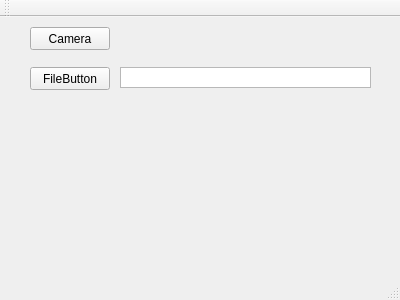
<?xml version="1.0" encoding="UTF-8"?>
<ui version="4.0">
 <class>MainWindow</class>
 <widget class="QMainWindow" name="MainWindow">
  <property name="geometry">
   <rect>
    <x>0</x>
    <y>0</y>
    <width>400</width>
    <height>300</height>
   </rect>
  </property>
  <property name="windowTitle">
   <string>MainWindow</string>
  </property>
  <widget class="QWidget" name="centralWidget">
   <widget class="QPushButton" name="CameraBtn">
    <property name="geometry">
     <rect>
      <x>30</x>
      <y>10</y>
      <width>80</width>
      <height>23</height>
     </rect>
    </property>
    <property name="text">
     <string>Camera</string>
    </property>
   </widget>
   <widget class="QPushButton" name="FileButton">
    <property name="geometry">
     <rect>
      <x>30</x>
      <y>50</y>
      <width>80</width>
      <height>23</height>
     </rect>
    </property>
    <property name="text">
     <string>FileButton</string>
    </property>
   </widget>
   <widget class="QTextBrowser" name="OpenFileBrowser">
    <property name="geometry">
     <rect>
      <x>120</x>
      <y>50</y>
      <width>251</width>
      <height>21</height>
     </rect>
    </property>
    <property name="verticalScrollBarPolicy">
     <enum>Qt::ScrollBarAlwaysOff</enum>
    </property>
   </widget>
  </widget>
  <widget class="QMenuBar" name="menuBar">
   <property name="geometry">
    <rect>
     <x>0</x>
     <y>0</y>
     <width>400</width>
     <height>20</height>
    </rect>
   </property>
  </widget>
  <widget class="QToolBar" name="mainToolBar">
   <attribute name="toolBarArea">
    <enum>TopToolBarArea</enum>
   </attribute>
   <attribute name="toolBarBreak">
    <bool>false</bool>
   </attribute>
  </widget>
  <widget class="QStatusBar" name="statusBar"/>
 </widget>
 <layoutdefault spacing="6" margin="11"/>
 <resources/>
 <connections/>
</ui>
